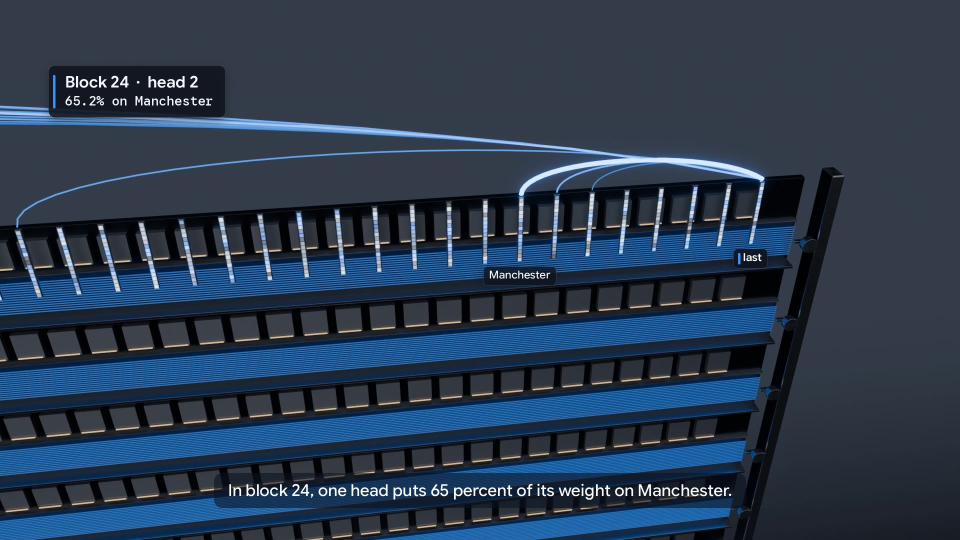
#> input picture lectures/L2-the-brain/films/blocks.jpg, 1920 x 1080 px (shown at 1/2 size); its folder holds only this picture in this run
$ python -i overlay.py   (imports and definitions only)
#> lines starting #> are read from the running program, lines starting #| are printed output that depends on the picture
"""2D overlays for the Lecture 2 films (runs on Modal in the composite image): pinned labels, typed titles, number
punches, formula chips, subtitles and the end card, drawn with Pillow in Google Sans Flex over the rendered plate, then
the audio mix (narration + music bed ducked under the voice + SFX) and the deliverables (mp4, webm, poster jpg).

The per-film content is specs/<film>.py: elements(tl, proj) -> list of dicts, sfx(tl) -> list of cues, poster frame.
"""
import importlib
import json
import math
import os
import subprocess
import sys

import numpy as np
from PIL import Image, ImageDraw, ImageFilter, ImageFont

HERE = os.path.dirname(os.path.abspath(__file__))
FPS = 30
WH = (1920, 1080)
FONT_DIR = "/fonts"
INK = (244, 247, 252)
SUBINK = (74, 85, 104)
SKY = (60, 144, 255)
DEEP = (11, 87, 208)
EMBER = (196, 81, 31)
GREEN = (30, 142, 90)
QC, KC, VC = (60, 144, 255), (154, 92, 255), (255, 226, 170)
COLORS = {"sky": SKY, "deep": (120, 170, 255), "ember": EMBER, "green": GREEN, "q": (96, 165, 255), "k": (168, 128, 255), "v": (255, 226, 170), "ink": INK, "slate": (164, 176, 196)}

_fonts = {}


# [11 lines left out: function font, not called in this run]


def col(c, a=255):
    c = COLORS.get(c, c) if isinstance(c, str) else c
    return (c[0], c[1], c[2], a)


def ease(x):
    x = max(0.0, min(1.0, x))
    return x * x * (3 - 2 * x)


# [9 lines left out: function env, not called in this run]


# ------------------------------------------------------------------------------------------------ sprites (cached)
_cache = {}


def _shadowed(img, radius=18, alpha=110, offset=(0, 6)):
    """Add a soft drop shadow under a card sprite (pads the sprite)."""
    pad = radius * 2
    W, H = img.size
    out = Image.new("RGBA", (W + 2 * pad, H + 2 * pad), (0, 0, 0, 0))
    a = img.getchannel("A").point(lambda v: v * alpha // 255)
    sh = Image.new("RGBA", img.size, (12, 20, 40, 0))
    sh.putalpha(a)
    out.alpha_composite(sh, (pad + offset[0], pad + offset[1]))
    out = out.filter(ImageFilter.GaussianBlur(radius / 2))
    out.alpha_composite(img, (pad, pad))
    return out, pad


# [94 lines left out: functions card, text_sprite, put, line, not called in this run]


# ------------------------------------------------------------------------------------------------ elements
class Proj:
    """Pin positions sampled every `step` frames (linear in between; no blending across a camera cut)."""

    # [106 lines left out: functions __init__, at, draw_title, draw_pin, draw_tag, not called in this run]


_PLACED = []   # label rectangles placed this frame (tags and faces never overlap one another)


# [138 lines left out: functions _free, draw_face, draw_chip, draw_number, draw_sub, draw_end, not called in this run]


_HOOK = {}


# [40 lines left out: functions frame_overlay, load_spec, not called in this run]


HERO_WORDS = {"battery", "packs", "Manchester", "stores", "\\n", "⏎", "We", "North", "bridge", "BAT", "-", ",",
              "0", "1", "2", "3", "4", "5", "6", "7", "8", "9", "100", "5,400"}
GLYPH = "/usr/share/fonts/truetype/dejavu/DejaVuSans-Bold.ttf"


# [54 lines left out: functions autoface, render_range, _sh, not called in this run]


MUSIC_UNDER_DB = 26.0   # Rajat, 31 Oct: the bed sits clearly under the voice (~26 dB below it while Daniel speaks,
MUSIC_GAP_DB = 22.0     # ~22 dB below it in the gaps), the same L1 track ("Observatory") in every film


# [136 lines left out: functions _lufs, _speech_windows, mix_audio, finish, render_still, not called in this run]

>>> import cv2
>>> picture = cv2.imread('../blocks.jpg', cv2.IMREAD_GRAYSCALE)
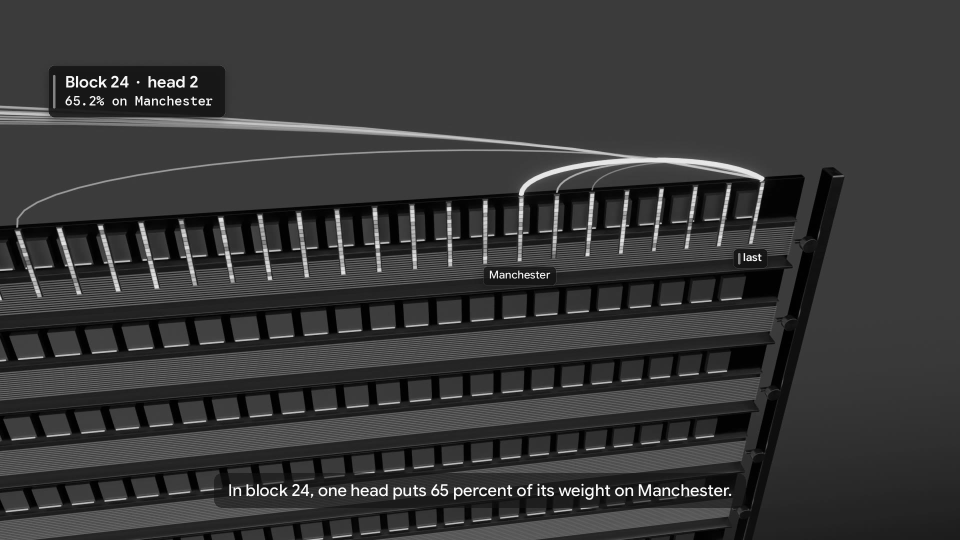
#> picture: shape (1080, 1920) (shown at 1/2 size); min 0, max 255, mean 56.1
>>> result = _shadowed(picture)
#> (the run stopped early here; a loop or call above may not have finished)

$ run again, on lectures/L2-the-brain/films/generation.jpg
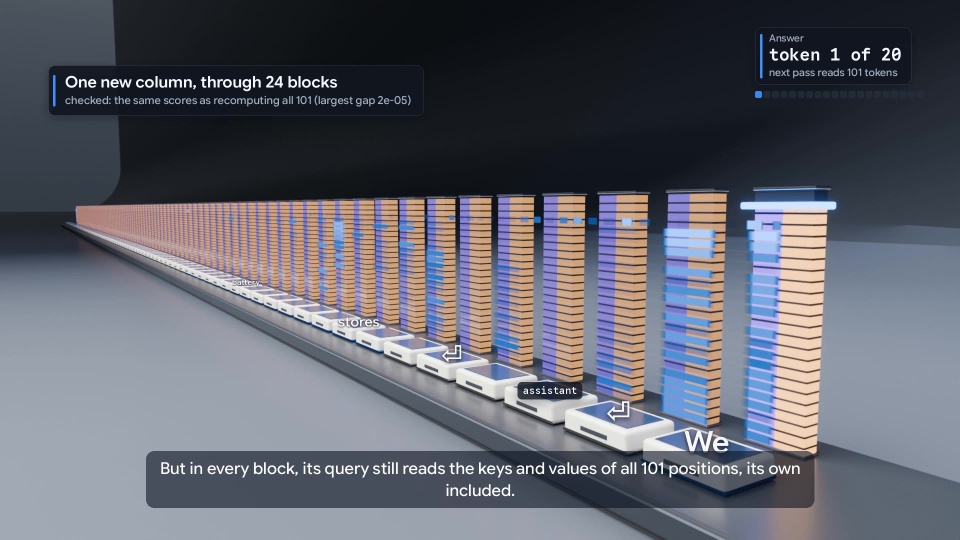
#> input picture lectures/L2-the-brain/films/generation.jpg, 1920 x 1080 px (shown at 1/2 size)
#> `picture = cv2.imread('../blocks.jpg', cv2.IMREAD_GRAYSCALE)`:
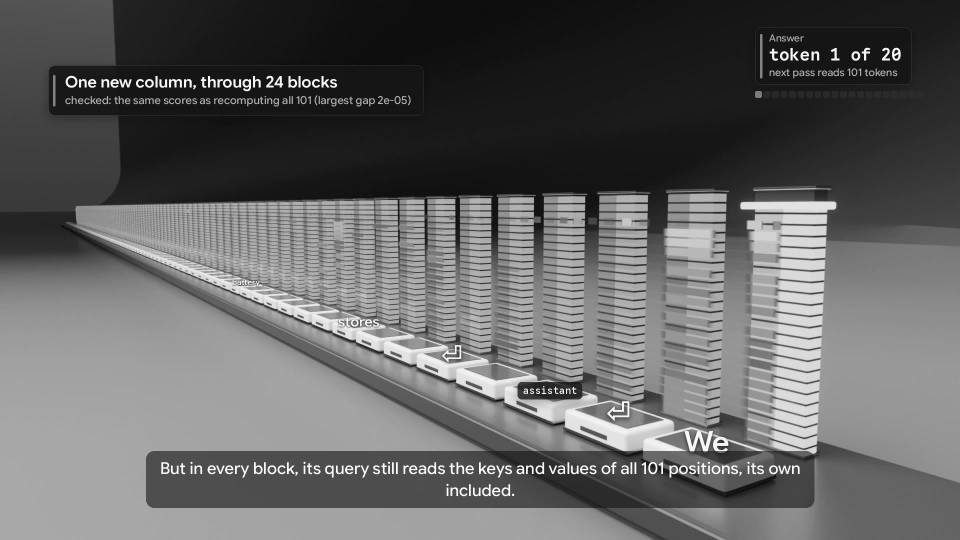
#> picture: shape (1080, 1920) (shown at 1/2 size); min 5, max 255, mean 98.2

$ run again, on lectures/L2-the-brain/films/heads.jpg
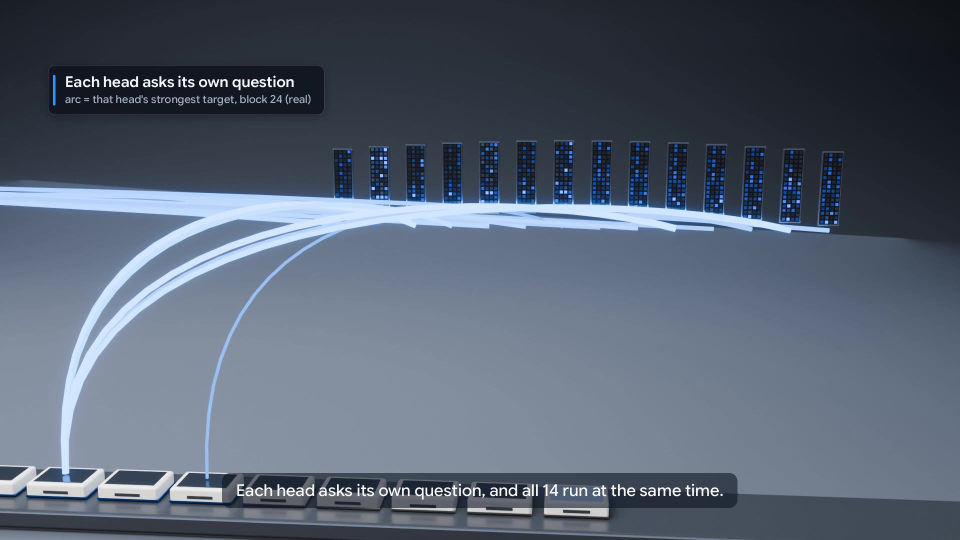
#> input picture lectures/L2-the-brain/films/heads.jpg, 1920 x 1080 px (shown at 1/2 size)
#> `picture = cv2.imread('../blocks.jpg', cv2.IMREAD_GRAYSCALE)`:
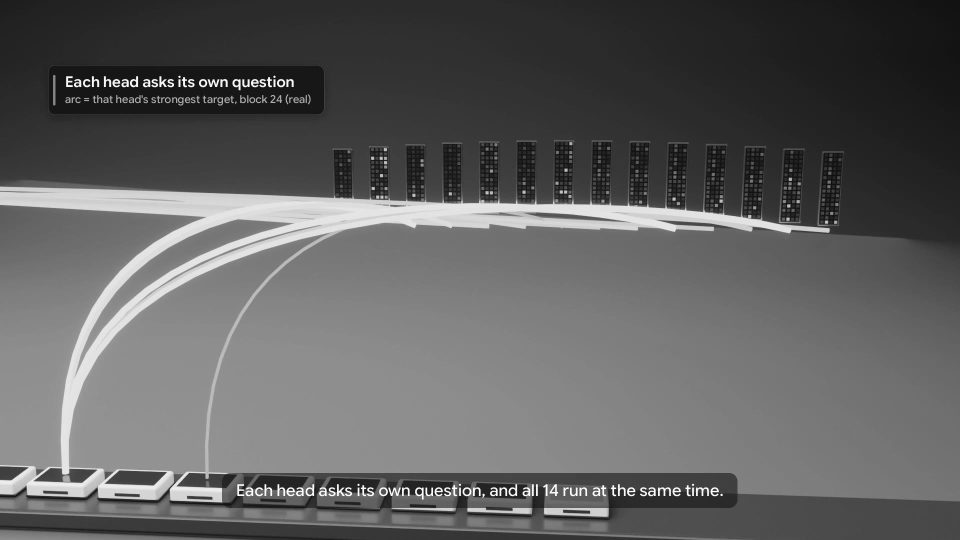
#> picture: shape (1080, 1920) (shown at 1/2 size); min 5, max 255, mean 95.3

$ run again, on lectures/L2-the-brain/films/next_token.jpg
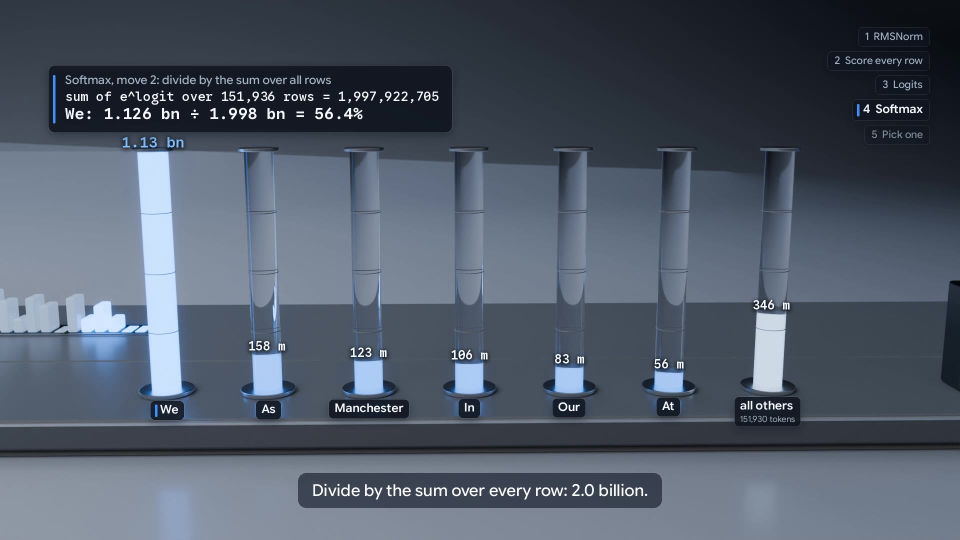
#> input picture lectures/L2-the-brain/films/next_token.jpg, 1920 x 1080 px (shown at 1/2 size)
#> `picture = cv2.imread('../blocks.jpg', cv2.IMREAD_GRAYSCALE)`:
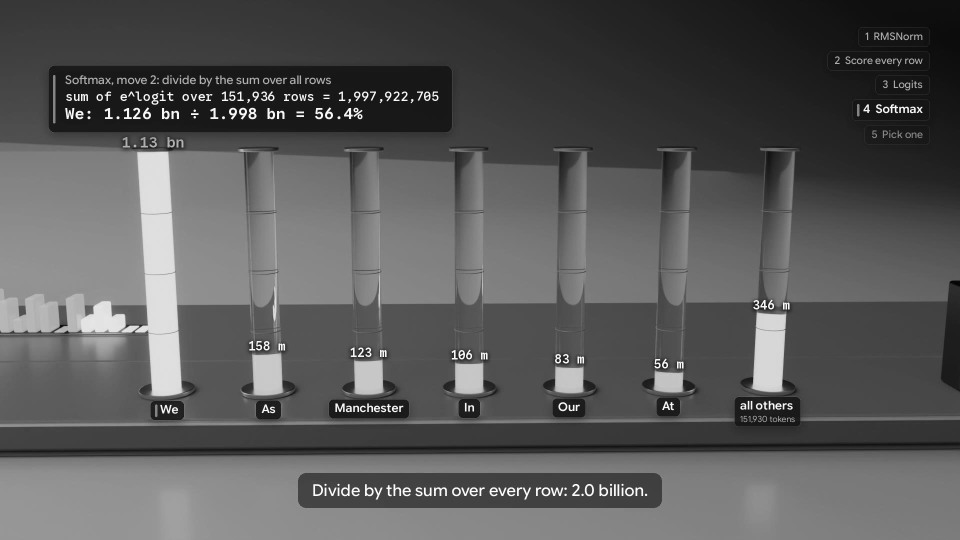
#> picture: shape (1080, 1920) (shown at 1/2 size); min 0, max 255, mean 88.5
